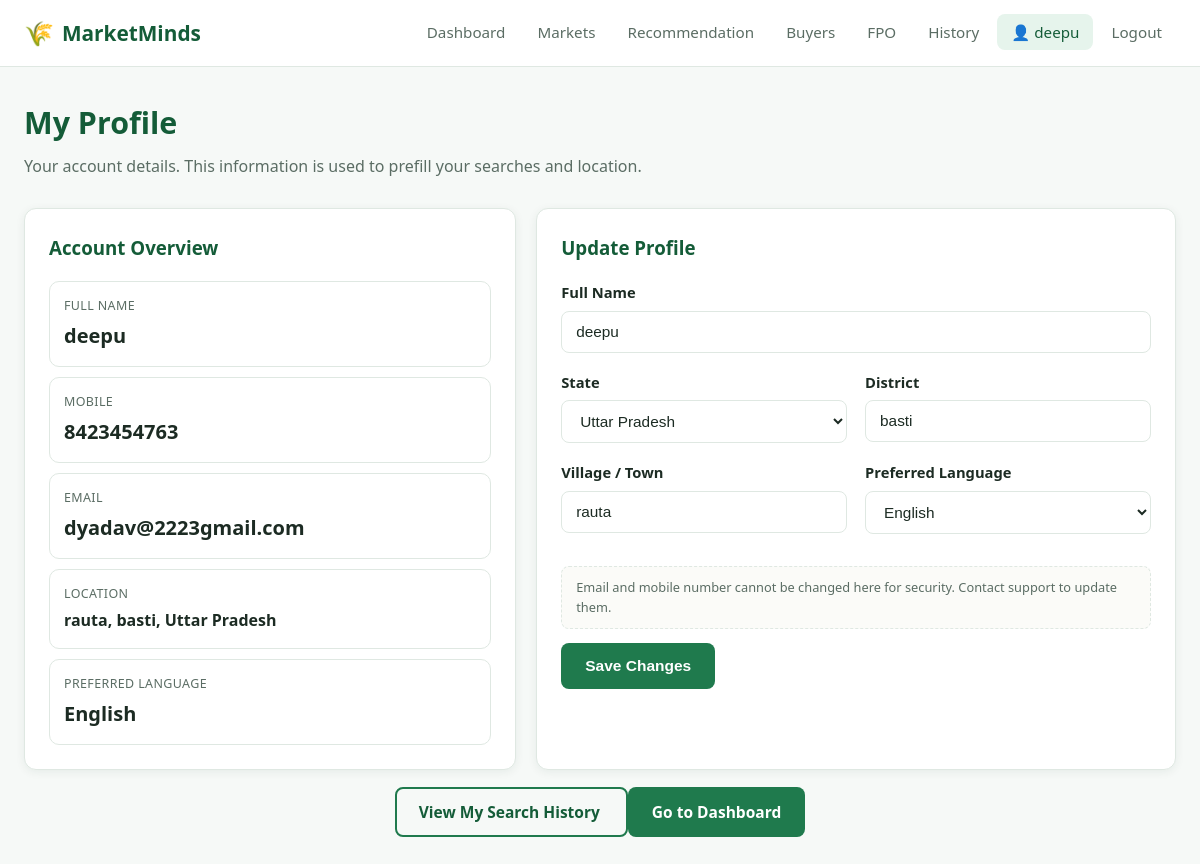
The app's page /profile (signed in) with its own data.
### app.py (models this page shows, shortened)
class Farmer(db.Model):
    __tablename__ = "farmer"
    id = db.Column(db.Integer, primary_key=True)
    full_name = db.Column(db.String(120), nullable=False)
    mobile = db.Column(db.String(15), unique=True, nullable=False)
    email = db.Column(db.String(120), unique=True, nullable=False)
    password_hash = db.Column(db.String(255), nullable=False)
    state = db.Column(db.String(80), nullable=False)
    district = db.Column(db.String(80), nullable=False)
    village = db.Column(db.String(120), nullable=False)
    language = db.Column(db.String(40), nullable=False, default="Hindi")
    created_at = db.Column(db.DateTime, default=datetime.utcnow)
    searches = db.relationship("FarmerSearch", backref="farmer", lazy=True,
                                cascade="all, delete-orphan")
    transactions = db.relationship("Transaction", backref="farmer", lazy=True,
                                    cascade="all, delete-orphan")
    @property
    def location_display(self):
        return f"{self.village}, {self.district}, {self.state}"

### app.py (the view, shortened to what this page needs)
@app.route("/profile", methods=["GET", "POST"])
@login_required
def profile():
    farmer = get_current_farmer()
    if not farmer:
        session.clear()
        return redirect(url_for("login"))
    return render_template("profile.html", farmer=farmer, states=Config.STATES, languages=Config.LANGUAGES)

### app.py (called while the page is built)
def get_current_farmer():
    farmer_id = session.get("farmer_id")
    if not farmer_id:
        return None
    try:
        return db.session.get(Farmer, farmer_id)
    except Exception:  # noqa: BLE001 - never let a DB hiccup crash rendering
        return None

def login_required(view_func):
    @wraps(view_func)
    def wrapped(*args, **kwargs):
        if not session.get("farmer_id"):
            flash("Please log in to continue.", "warning")
            return redirect(url_for("login", next=request.path))
        if get_current_farmer() is None:
            session.clear()
            flash("Your session could not be verified. Please log in again.", "warning")
            return redirect(url_for("login", next=request.path))
        return view_func(*args, **kwargs)
    return wrapped

@app.context_processor
def inject_globals():
    farmer = get_current_farmer()
    if farmer:
        language = farmer.language or "English"
    else:
        language = session.get("language", "English")
    return {
        "current_farmer": farmer,
        "language": language
    }

### templates/profile.html (shortened to what this page needs)
{% extends "base.html" %}
{% block content %}
<div class="page-header">
  <h1>
    {% if language == 'Hindi' %}
      मेरी प्रोफ़ाइल
    {% else %}
      My Profile
    {% endif %}
  </h1>
  <p>
    {% if language == 'Hindi' %}
      आपके खाते की जानकारी। इसका उपयोग आपकी खोजों और स्थान की जानकारी को पहले से भरने के लिए किया जाता है।
    {% else %}
      Your account details. This information is used to prefill your searches and location.
    {% endif %}
  </p>
</div>
<div class="card-grid" style="grid-template-columns: 1fr 1.3fr;">
  <div class="card">
    <h3 style="margin-top:0; color:var(--primary-dark);">
      {% if language == 'Hindi' %}
        खाते का विवरण
      {% else %}
        Account Overview
      {% endif %}
    </h3>
    <div class="stat-box" style="margin-bottom:10px;">
      <div class="label">
        {% if language == 'Hindi' %}
          पूरा नाम
        {% else %}
          Full Name
        {% endif %}
      </div>
      <div class="value">
        {{ farmer.full_name }}
      </div>
    </div>
    <div class="stat-box" style="margin-bottom:10px;">
      <div class="label">
        {% if language == 'Hindi' %}
          मोबाइल नंबर
        {% else %}
          Mobile
        {% endif %}
      </div>
      <div class="value">
        {{ farmer.mobile }}
      </div>
    </div>
    <div class="stat-box" style="margin-bottom:10px;">
      <div class="label">
        {% if language == 'Hindi' %}
          ईमेल
        {% else %}
          Email
        {% endif %}
      </div>
      <div class="value">
        {{ farmer.email }}
      </div>
    </div>
    <div class="stat-box" style="margin-bottom:10px;">
      <div class="label">
        {% if language == 'Hindi' %}
          स्थान
        {% else %}
          Location
        {% endif %}
      </div>
      <div class="value" style="font-size:1rem;">
        {{ farmer.location_display }}
      </div>
    </div>
    <div class="stat-box">
      <div class="label">
        {% if language == 'Hindi' %}
          पसंदीदा भाषा
        {% else %}
          Preferred Language
        {% endif %}
      </div>
      <div class="value">
        {% if farmer.language == 'Hindi' %}
          {% if language == 'Hindi' %}
            हिंदी
          {% else %}
            Hindi
          {% endif %}
        {% else %}
          {% if language == 'Hindi' %}
            अंग्रेज़ी
          {% else %}
            English
          {% endif %}
        {% endif %}
      </div>
    </div>
  </div>
  <div class="card">
    <h3 style="margin-top:0; color:var(--primary-dark);">
      {% if language == 'Hindi' %}
        प्रोफ़ाइल अपडेट करें
      {% else %}
        Update Profile
      {% endif %}
    </h3>
    <form method="POST" action="{{ url_for('profile') }}">
      <div class="form-group">
        <label for="full_name">
          {% if language == 'Hindi' %}
            पूरा नाम
          {% else %}
            Full Name
          {% endif %}
        </label>
        <input
          type="text"
          class="form-control"
          id="full_name"
          name="full_name"
          required
          value="{{ farmer.full_name }}"
        >
      </div>
      <div class="form-row">
        <div class="form-group">
          <label for="state">
            {% if language == 'Hindi' %}
              राज्य
            {% else %}
              State
            {% endif %}
          </label>
          <select
            class="form-control"
            id="state"
            name="state"
            required
          >
            {% for s in states %}
              <option
                value="{{ s }}"
                {% if farmer.state == s %}selected{% endif %}
              >
                {% if language == 'Hindi' %}
                  {{
                    {
                      'Uttar Pradesh':'उत्तर प्रदेश',
                      'Delhi':'दिल्ली',
                      'Haryana':'हरियाणा',
                      'Punjab':'पंजाब',
                      'Rajasthan':'राजस्थान',
                      'Madhya Pradesh':'मध्य प्रदेश',
                      'Bihar':'बिहार',
                      'Maharashtra':'महाराष्ट्र',
                      'Gujarat':'गुजरात',
                      'West Bengal':'पश्चिम बंगाल',
                      'Jharkhand':'झारखंड',
                      'Chhattisgarh':'छत्तीसगढ़',
                      'Uttarakhand':'उत्तराखंड',
                      'Himachal Pradesh':'हिमाचल प्रदेश',
                      'Odisha':'ओडिशा',
                      'Tamil Nadu':'तमिलनाडु',
                      'Karnataka':'कर्नाटक',
                      'Andhra Pradesh':'आंध्र प्रदेश',
                      'Telangana':'तेलंगाना',
                      'Kerala':'केरल',
                      'Assam':'असम'
                    }.get(s, s)
                  }}
                {% else %}
                  {{ s }}
                {% endif %}
              </option>
            {% endfor %}
          </select>
        </div>
        <div class="form-group">
          <label for="district">
            {% if language == 'Hindi' %}
              जिला
            {% else %}
              District
            {% endif %}
          </label>
          <input
            type="text"
            class="form-control"
            id="district"
            name="district"
            required
            value="{{ farmer.district }}"
          >
        </div>
      </div>
      <div class="form-row">
        <div class="form-group">
          <label for="village">
            {% if language == 'Hindi' %}
              गाँव / शहर
            {% else %}
              Village / Town
            {% endif %}
          </label>
          <input
            type="text"
            class="form-control"
            id="village"
            name="village"
            required
            value="{{ farmer.village }}"
          >
        </div>
        <div class="form-group">
          <label for="language">
            {% if language == 'Hindi' %}
              पसंदीदा भाषा
            {% else %}
              Preferred Language
            {% endif %}
          </label>
          <select
            class="form-control"
            id="language"
            name="language"
          >
            <option
              value="English"
              {% if farmer.language == 'English' %}selected{% endif %}
            >
              {% if language == 'Hindi' %}
                अंग्रेज़ी
              {% else %}
                English
              {% endif %}
            </option>
          </select>
        </div>
      </div>
      <div class="data-note">
        {% if language == 'Hindi' %}
          सुरक्षा कारणों से ईमेल और मोबाइल नंबर यहां बदले नहीं जा सकते।
          इन्हें अपडेट करने के लिए सहायता टीम से संपर्क करें।
        {% else %}
          Email and mobile number cannot be changed here for security.
          Contact support to update them.
        {% endif %}
      </div>
      <button type="submit" class="btn btn-primary">
        {% if language == 'Hindi' %}
          बदलाव सहेजें
        {% else %}
          Save Changes
        {% endif %}
      </button>
    </form>
  </div>
</div>
<div class="text-center" style="margin-top:30px;">
  <a
    href="{{ url_for('history') }}"
    class="btn btn-outline"
  >
    {% if language == 'Hindi' %}
      मेरा खोज इतिहास देखें
    {% else %}
      View My Search History
    {% endif %}
  </a>
  <a
    href="{{ url_for('dashboard') }}"
    class="btn btn-primary"
  >
    {% if language == 'Hindi' %}
      डैशबोर्ड पर जाएं
    {% else %}
      Go to Dashboard
    {% endif %}
  </a>
</div>
{% endblock %}

### templates/base.html (shortened to what this page needs)
<!DOCTYPE html>
<html lang="{{ 'hi' if language == 'Hindi' else 'en' }}">
<head>
  <link rel="stylesheet"
        href="{{ url_for('static', filename='css/style.css') }}">
</head>
<body>
  <nav class="navbar">
    <div class="nav-container">
      <a href="{{ url_for('home') }}" class="nav-brand">
        <span class="leaf">🌾</span> MarketMinds
      </a>
      <ul class="nav-links">
        {% if current_farmer %}
          <li>
            <a href="{{ url_for('dashboard') }}"
               class="{{ 'active' if request.endpoint == 'dashboard' }}">
              {% if language == 'Hindi' %}
                डैशबोर्ड
              {% else %}
                Dashboard
              {% endif %}
            </a>
          </li>
          <li>
            <a href="{{ url_for('market') }}"
               class="{{ 'active' if request.endpoint == 'market' }}">
              {% if language == 'Hindi' %}
                बाज़ार
              {% else %}
                Markets
              {% endif %}
            </a>
          </li>
          <li>
            <a href="{{ url_for('recommendation') }}"
               class="{{ 'active' if request.endpoint == 'recommendation' }}">
              {% if language == 'Hindi' %}
                सिफारिश
              {% else %}
                Recommendation
              {% endif %}
            </a>
          </li>
          <li>
            <a href="{{ url_for('buyers') }}"
               class="{{ 'active' if request.endpoint == 'buyers' }}">
              {% if language == 'Hindi' %}
                खरीदार
              {% else %}
                Buyers
              {% endif %}
            </a>
          </li>
          <li>
            <a href="{{ url_for('fpo') }}"
               class="{{ 'active' if request.endpoint == 'fpo' }}">
              FPO
            </a>
          </li>
          <li>
            <a href="{{ url_for('history') }}"
               class="{{ 'active' if request.endpoint == 'history' }}">
              {% if language == 'Hindi' %}
                इतिहास
              {% else %}
                History
              {% endif %}
            </a>
          </li>
          <li>
            <a href="{{ url_for('profile') }}"
               class="{{ 'active' if request.endpoint == 'profile' }}">
              👤 {{ current_farmer.full_name.split(' ')[0] }}
            </a>
          </li>
          <li>
            <a href="{{ url_for('logout') }}">
              {% if language == 'Hindi' %}
                लॉग आउट
              {% else %}
                Logout
              {% endif %}
            </a>
          </li>
        {% endif %}
      </ul>
    </div>
  </nav>
  <main>
    <div class="container">
      {% block content %}{% endblock %}
    </div>
  </main>
</body>
</html>

### static/css/style.css (style rules this page uses)
:root { --primary: #1f7a4d; --primary-dark: #145c38; --primary-light: #e6f4ec; --accent: #ffb703; --danger: #d64545; --warning: #b8860b; --success: #1f7a4d; --text-dark: #1c2b23; --text-muted: #5b6d64; --bg: #f6f9f7; --card-bg: #ffffff; --border: #dfe8e2; --shadow: 0 2px 10px rgba(20, 60, 40, 0.07); --shadow-hover: 0 6px 20px rgba(20, 60, 40, 0.12); --radius: 12px; }
* { box-sizing: border-box; }
body { margin: 0; font-family: "Segoe UI", Roboto, -apple-system, BlinkMacSystemFont, sans-serif; background: var(--bg); color: var(--text-dark); line-height: 1.6; }
a { text-decoration: none; color: inherit; }
ul { list-style: none; margin: 0; padding: 0; }
.navbar { background: var(--card-bg); border-bottom: 1px solid var(--border); position: sticky; top: 0; z-index: 100; }
.nav-container { max-width: 1200px; margin: 0 auto; display: flex; align-items: center; justify-content: space-between; padding: 14px 24px; }
.nav-brand { display: flex; align-items: center; gap: 8px; font-weight: 700; font-size: 1.3rem; color: var(--primary-dark); }
.nav-brand .leaf { font-size: 1.5rem; }
.nav-links { display: flex; gap: 4px; flex-wrap: wrap; }
.nav-links a { padding: 8px 14px; border-radius: 8px; font-weight: 500; color: var(--text-muted); font-size: 0.95rem; transition: background 0.15s, color 0.15s; }
.nav-links a:hover, .nav-links a.active { background: var(--primary-light); color: var(--primary-dark); }
.container { max-width: 1200px; margin: 0 auto; padding: 32px 24px 60px; }
.page-header { margin-bottom: 28px; }
.page-header h1 { margin: 0 0 6px; font-size: 1.9rem; color: var(--primary-dark); }
.page-header p { color: var(--text-muted); margin: 0; }
.btn { display: center; align-items: center; gap: 8px; padding: 12px 22px; border-radius: 8px; font-weight: 600; font-size: 0.97rem; border: 2px solid transparent; cursor: pointer; transition: transform 0.1s, box-shadow 0.15s, background 0.15s; }
.btn-primary { background: var(--primary); color: #fff; }
.btn-outline { background: transparent; border-color: var(--primary); color: var(--primary-dark); }
.card { background: var(--card-bg); border: 1px solid var(--border); border-radius: var(--radius); padding: 24px; box-shadow: var(--shadow); transition: box-shadow 0.15s; }
.card-grid { display: grid; grid-template-columns: repeat(auto-fit, minmax(260px, 1fr)); gap: 20px; margin: 24px 0; }
.form-group { margin-bottom: 18px; }
.form-group label { display: block; font-weight: 600; margin-bottom: 6px; font-size: 0.92rem; color: var(--text-dark); }
.form-control { width: 100%; padding: 11px 14px; border: 1.5px solid var(--border); border-radius: 8px; font-size: 0.96rem; background: #fff; color: var(--text-dark); }
.form-row { display: grid; grid-template-columns: repeat(auto-fit, minmax(220px, 1fr)); gap: 18px; }
.stat-box { background: #fff; border: 1px solid var(--border); border-radius: 10px; padding: 14px; }
.stat-box .label { font-size: 0.78rem; color: var(--text-muted); text-transform: uppercase; letter-spacing: 0.03em; margin-bottom: 4px; }
.stat-box .value { font-size: 1.25rem; font-weight: 700; color: var(--text-dark); }
.text-center { text-align: center; }
.data-note { font-size: 0.8rem; color: var(--text-muted); background: #fbfbf8; border: 1px dashed var(--border); padding: 10px 14px; border-radius: 8px; margin: 14px 0; }

### records on screen
Farmer: full_name "deepu", mobile "8423454763", email "dyadav@2223gmail.com", location_display "rauta, basti, Uttar Pradesh", state "Uttar Pradesh", district "basti", village "rauta", language "English"
